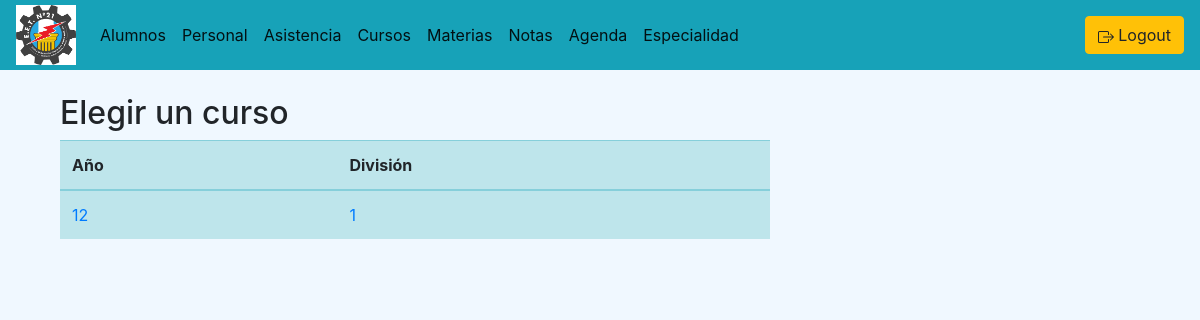
/asistencia/ (signed in), run on an earlier commit of the app's database.
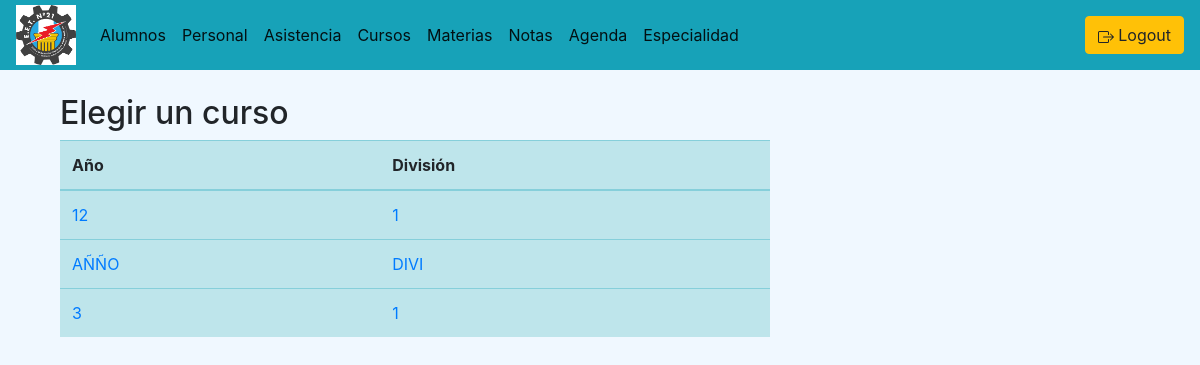
And on a later commit of the database.
### curso/models.py (models this page shows, shortened)
class Curso(models.Model):
    id_curso = models.AutoField(primary_key=True)
    Annio = models.CharField(max_length=30)
    Division = models.CharField(max_length=30)
    cantidad_clases = models.IntegerField(default=0, null=True, blank=True)
    id_materia = models.ForeignKey(materias_models.Materia, on_delete=models.CASCADE, null=True, blank=True)

### asistencia/views.py (the view)
# urls.py: path('', views.asistencia, name='asistencia'),
def asistencia(request):
    cursos = Curso.objects.all()
    return render(request, 'asistencia.html', {'cursos':cursos})

### asistencia/templates/asistencia.html (shortened to what this page needs)
{% extends "./base.html" %}
{% block body %}
<div class="col-sm-12 col-md-6 col-lg-8 col-xl-8" bg-color="#80000">
  <h2>Elegir un curso</h2>
  <table class="table table-info">
    <thead>
        <th>Año</th>
        <th>División</th>
    </thead>
  {% for curso in cursos %}
    <tr>
        <td><a href="{% url 'asistencia:listaAlumnos' curso.id_curso%}">{{curso.Annio}}</a></td>
        <td><a href="{% url 'asistencia:listaAlumnos' curso.id_curso%}">{{curso.Division}}</a></td>
    </tr>
  {% endfor %}
  </table>
</div>
{% endblock %}

What changed in the data, as far as the page shows it:
added Curso: Annio "AÑÑO", Division "DIVI"
added Curso: Annio "3", Division "1"
